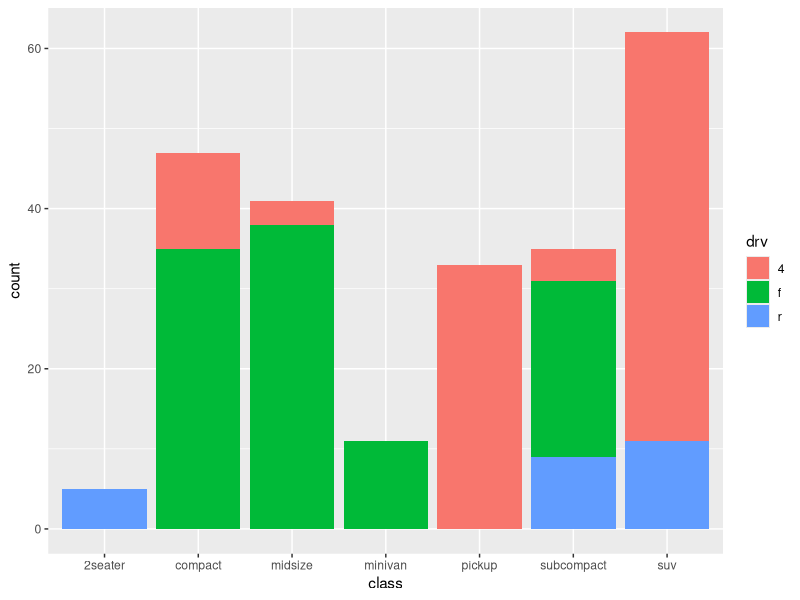
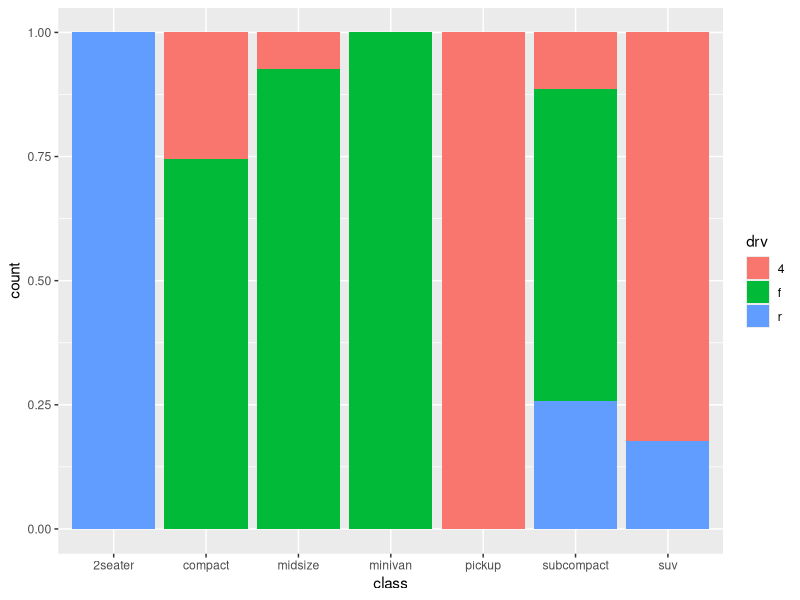
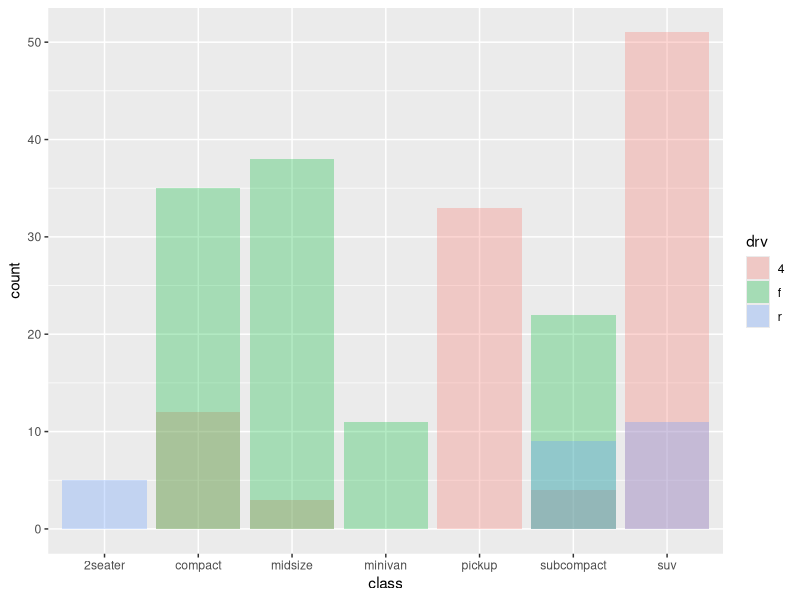
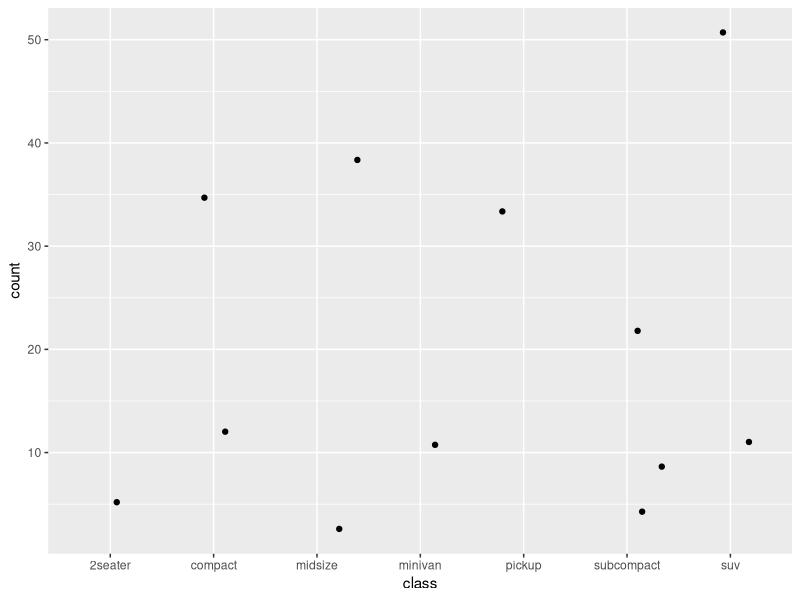

These figures' R source, in order:
library(tidyverse)

ggplot(mpg) +
  geom_bar(aes(x = class, fill = drv))

ggplot(mpg) +
  geom_bar(
    aes(x = class, fill = drv),
    position = "fill"
  )

ggplot(mpg) +
  geom_bar(
    aes(x = class, fill = drv),
    position = "identity",
    alpha = 0.3
  )

ggplot(mpg) +
  geom_point(
    aes(x = class, colr = drv),
    stat = "count",
    position = "jitter"
  )
